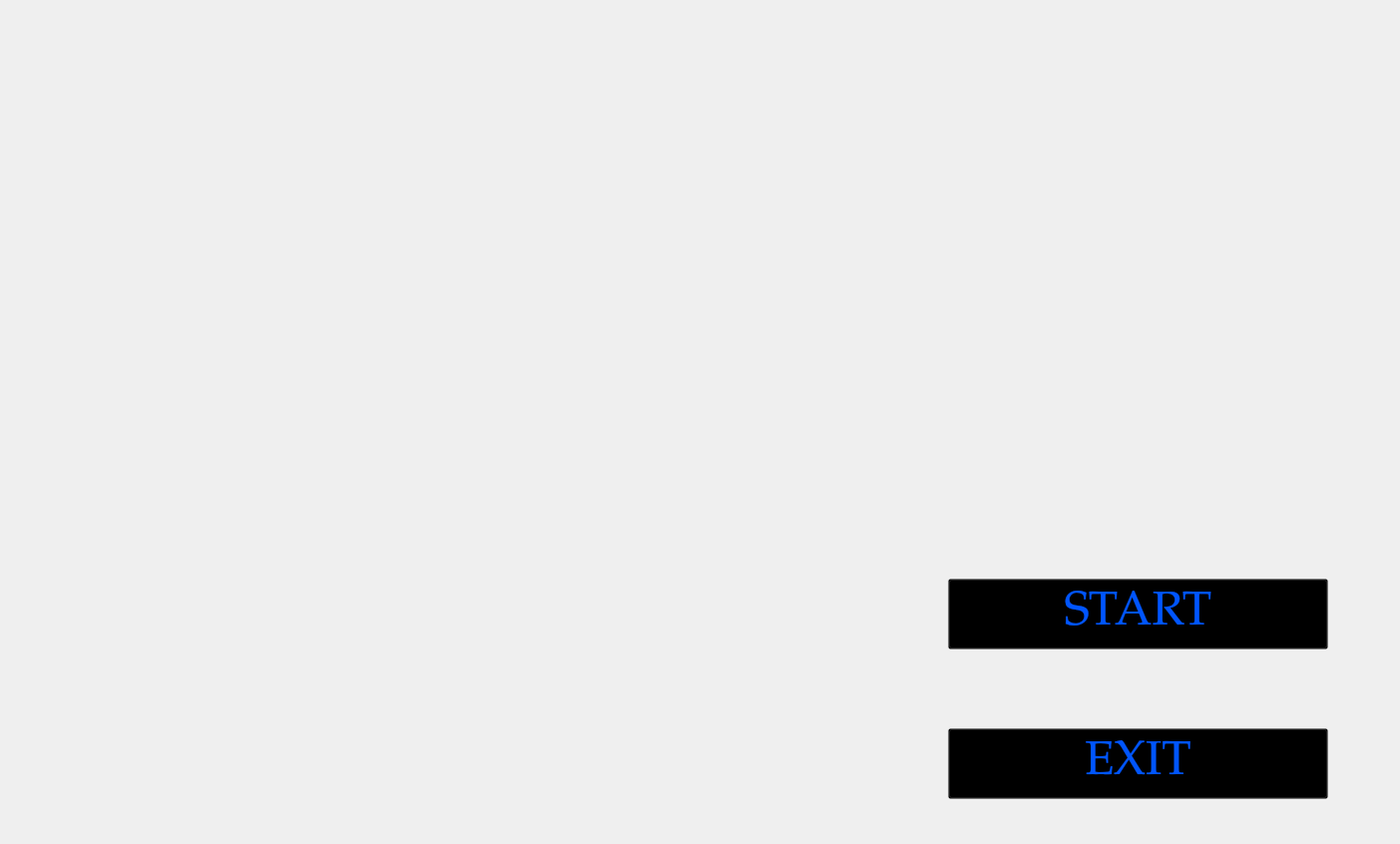
<?xml version="1.0" encoding="UTF-8"?>
<ui version="4.0">
 <class>MainWindow</class>
 <widget class="QMainWindow" name="MainWindow">
  <property name="geometry">
   <rect>
    <x>0</x>
    <y>0</y>
    <width>1403</width>
    <height>846</height>
   </rect>
  </property>
  <property name="windowTitle">
   <string>MainWindow</string>
  </property>
  <widget class="QWidget" name="centralwidget">
   <widget class="QLabel" name="label">
    <property name="geometry">
     <rect>
      <x>-10</x>
      <y>-30</y>
      <width>1721</width>
      <height>1041</height>
     </rect>
    </property>
    <property name="maximumSize">
     <size>
      <width>1721</width>
      <height>1041</height>
     </size>
    </property>
    <property name="sizeIncrement">
     <size>
      <width>1721</width>
      <height>1041</height>
     </size>
    </property>
    <property name="pixmap">
     <pixmap>Jarvis Images/B.G/Black_Template.jpg</pixmap>
    </property>
    <property name="scaledContents">
     <bool>true</bool>
    </property>
   </widget>
   <widget class="QLabel" name="label_2">
    <property name="geometry">
     <rect>
      <x>800</x>
      <y>0</y>
      <width>741</width>
      <height>501</height>
     </rect>
    </property>
    <property name="text">
     <string/>
    </property>
    <property name="pixmap">
     <pixmap>Jarvis Images/B.G/Iron_Template_1.gif</pixmap>
    </property>
    <property name="scaledContents">
     <bool>true</bool>
    </property>
   </widget>
   <widget class="QLabel" name="label_3">
    <property name="geometry">
     <rect>
      <x>-30</x>
      <y>370</y>
      <width>381</width>
      <height>261</height>
     </rect>
    </property>
    <property name="text">
     <string/>
    </property>
    <property name="pixmap">
     <pixmap>Jarvis Images/VoiceReg/Aqua.gif</pixmap>
    </property>
    <property name="scaledContents">
     <bool>true</bool>
    </property>
   </widget>
   <widget class="QLabel" name="label_4">
    <property name="geometry">
     <rect>
      <x>0</x>
      <y>660</y>
      <width>361</width>
      <height>171</height>
     </rect>
    </property>
    <property name="text">
     <string/>
    </property>
    <property name="pixmap">
     <pixmap>Jarvis Images/ExtraGui/loading_1.gif</pixmap>
    </property>
    <property name="scaledContents">
     <bool>true</bool>
    </property>
   </widget>
   <widget class="QLabel" name="label_5">
    <property name="geometry">
     <rect>
      <x>10</x>
      <y>130</y>
      <width>401</width>
      <height>291</height>
     </rect>
    </property>
    <property name="text">
     <string/>
    </property>
    <property name="pixmap">
     <pixmap>Jarvis Images/ExtraGui/Earth_Template.gif</pixmap>
    </property>
   </widget>
   <widget class="QLabel" name="label_6">
    <property name="geometry">
     <rect>
      <x>890</x>
      <y>540</y>
      <width>501</width>
      <height>291</height>
     </rect>
    </property>
    <property name="text">
     <string/>
    </property>
    <property name="pixmap">
     <pixmap>Jarvis Images/B.G/gyhf.jpg</pixmap>
    </property>
    <property name="scaledContents">
     <bool>true</bool>
    </property>
   </widget>
   <widget class="QPushButton" name="pushButton">
    <property name="geometry">
     <rect>
      <x>950</x>
      <y>580</y>
      <width>381</width>
      <height>71</height>
     </rect>
    </property>
    <property name="font">
     <font>
      <family>Palatino Linotype</family>
      <pointsize>36</pointsize>
      <weight>9</weight>
      <italic>false</italic>
      <bold>false</bold>
     </font>
    </property>
    <property name="acceptDrops">
     <bool>true</bool>
    </property>
    <property name="autoFillBackground">
     <bool>false</bool>
    </property>
    <property name="styleSheet">
     <string notr="true">font: 75 36pt &quot;Palatino Linotype&quot;;
color: rgb(0, 85, 255);
background-color:transparent;
</string>
    </property>
    <property name="text">
     <string>START</string>
    </property>
   </widget>
   <widget class="QLabel" name="label_7">
    <property name="geometry">
     <rect>
      <x>290</x>
      <y>-60</y>
      <width>681</width>
      <height>341</height>
     </rect>
    </property>
    <property name="text">
     <string/>
    </property>
    <property name="pixmap">
     <pixmap>Jarvis Images/ExtraGui/initial.gif</pixmap>
    </property>
    <property name="scaledContents">
     <bool>true</bool>
    </property>
   </widget>
   <widget class="QPushButton" name="pushButton_3">
    <property name="geometry">
     <rect>
      <x>950</x>
      <y>730</y>
      <width>381</width>
      <height>71</height>
     </rect>
    </property>
    <property name="font">
     <font>
      <family>Palatino Linotype</family>
      <pointsize>36</pointsize>
      <weight>9</weight>
      <italic>false</italic>
      <bold>false</bold>
     </font>
    </property>
    <property name="acceptDrops">
     <bool>true</bool>
    </property>
    <property name="autoFillBackground">
     <bool>false</bool>
    </property>
    <property name="styleSheet">
     <string notr="true">font: 75 36pt &quot;Palatino Linotype&quot;;
color: rgb(0, 85, 255);
background-color:transparent;
</string>
    </property>
    <property name="text">
     <string>EXIT</string>
    </property>
   </widget>
  </widget>
 </widget>
 <resources/>
 <connections/>
</ui>
